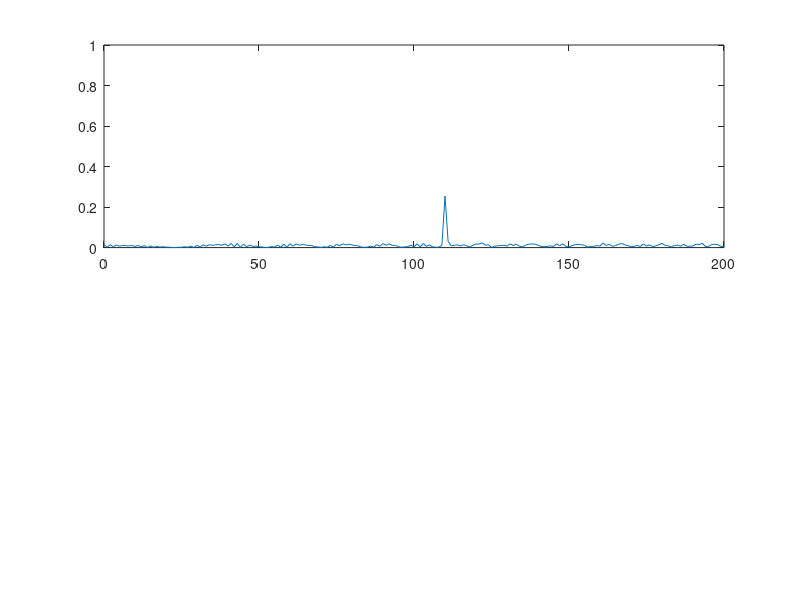
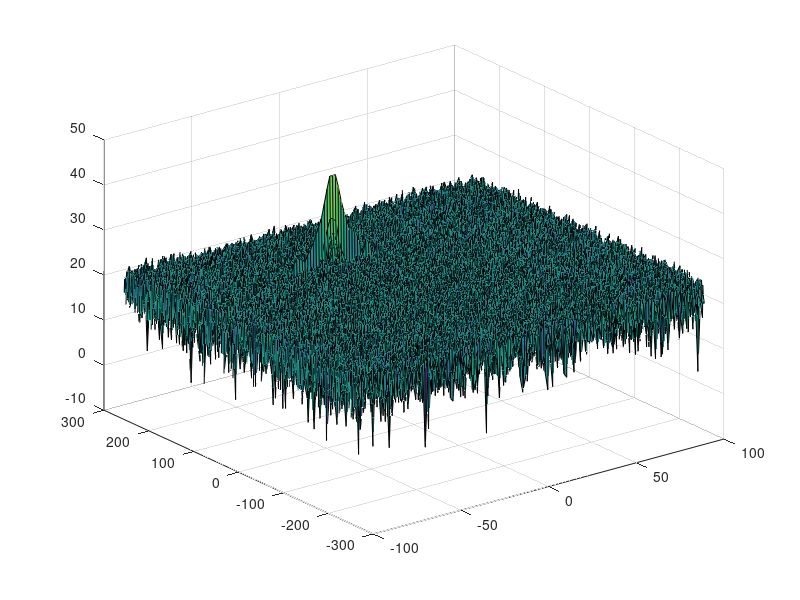

MATLAB code to generate these figures, in order: (Note: this script raises an error after producing the figures.)
clear all
clc;

%% Radar Specifications 
%%%%%%%%%%%%%%%%%%%%%%%%%%%
% Frequency of operation = 77GHz
% Max Range = 200m
% Range Resolution = 1 m
% Max Velocity = 70 m/s
%%%%%%%%%%%%%%%%%%%%%%%%%%%

%speed of light = 3e8
%% User Defined Range and Velocity of target
% *%TODO* :
% define the target's initial position and velocity. Note : Velocity
% remains contant
x_i=110; 
v_i=-20; 
 


%% FMCW Waveform Generation

% *%TODO* :
%Design the FMCW waveform by giving the specs of each of its parameters.
% Calculate the Bandwidth (B), Chirp Time (Tchirp) and Slope (slope) of the FMCW
% chirp using the requirements above.
c=3e8;
Max_Range = 200;
Range_Resolution = 1 ;
Max_Velocity = 70;

B=c/(2*Range_Resolution);
Tchirp=5.5*2*Max_Range/c;
slope=B/Tchirp;


%Operating carrier frequency of Radar 
fc= 77e9;             %carrier freq

                                                          
%The number of chirps in one sequence. Its ideal to have 2^ value for the ease of running the FFT
%for Doppler Estimation. 
Nd=128;                   % #of doppler cells OR #of sent periods % number of chirps

%The number of samples on each chirp. 
Nr=1024;                  %for length of time OR # of range cells

% Timestamp for running the displacement scenario for every sample on each
% chirp
t=linspace(0,Nd*Tchirp,Nr*Nd); %total time for samples


%Creating the vectors for Tx, Rx and Mix based on the total samples input.
Tx=zeros(1,length(t)); %transmitted signal
Rx=zeros(1,length(t)); %received signal
Mix = zeros(1,length(t)); %beat signal

%Similar vectors for range_covered and time delay.
r_t=zeros(1,length(t));
td=zeros(1,length(t));


%% Signal generation and Moving Target simulation
% Running the radar scenario over the time. 

for i=1:length(t)         
    
    
    % *%TODO* :
    %For each time stamp update the Range of the Target for constant velocity. 
    r_t(i)=x_i +v_i*t(i);
    td(i)=2*r_t(i)/c;
    % *%TODO* :
    %For each time sample we need update the transmitted and
    %received signal. 
    Tx(i) = cos(2*pi*(fc*t(i)+slope*t(i)*t(i)/2) );
    Rx (i)  = cos(2*pi*(fc*(t(i)-td(i))+slope*0.5*(t(i)-td(i))*(t(i)-td(i))) );
    
    % *%TODO* :
    %Now by mixing the Transmit and Receive generate the beat signal
    %This is done by element wise matrix multiplication of Transmit and
    %Receiver Signal
    Mix(i) = Tx(i)*Rx(i);
    
end

%% RANGE MEASUREMENT


 % *%TODO* :
%reshape the vector into Nr*Nd array. Nr and Nd here would also define the size of
%Range and Doppler FFT respectively.
beat_signal=reshape(Mix,[Nr,Nd]);

 % *%TODO* :
%run the FFT on the beat signal along the range bins dimension (Nr) and
%normalize.
beat_signal_Nr=fft(beat_signal(:,1),Nr);
beat_signal_Nr=abs(beat_signal_Nr/Nr);

 % *%TODO* :
% Take the absolute value of FFT output

 % *%TODO* :
% Output of FFT is double sided signal, but we are interested in only one side of the spectrum.
% Hence we throw out half of the samples.
beat_signal_Nr=beat_signal_Nr(1:Nr/2 +1);


%plotting the range
figure ('Name','Range from First FFT')
subplot(2,1,1)
range=[0:512]';
plot(range,beat_signal_Nr);
 % *%TODO* :
 % plot FFT output 

 
axis ([0 200 0 1]);



%% RANGE DOPPLER RESPONSE
% The 2D FFT implementation is already provided here. This will run a 2DFFT
% on the mixed signal (beat signal) output and generate a range doppler
% map.You will implement CFAR on the generated RDM


% Range Doppler Map Generation.

% The output of the 2D FFT is an image that has reponse in the range and
% doppler FFT bins. So, it is important to convert the axis from bin sizes
% to range and doppler based on their Max values.

Mix=reshape(Mix,[Nr,Nd]);

% 2D FFT using the FFT size for both dimensions.
sig_fft2 = fft2(Mix,Nr,Nd);

% Taking just one side of signal from Range dimension.
sig_fft2 = sig_fft2(1:Nr/2,1:Nd);
sig_fft2 = fftshift (sig_fft2);
RDM = abs(sig_fft2);
RDM = 10*log10(RDM) ;

%use the surf function to plot the output of 2DFFT and to show axis in both
%dimensions
doppler_axis = linspace(-100,100,Nd);
range_axis = linspace(-200,200,Nr/2)*((Nr/2)/400);
figure,surf(doppler_axis,range_axis,RDM);

%% CFAR implementation

%Slide Window through the complete Range Doppler Map

% *%TODO* :
%Select the number of Training Cells in both the dimensions.

Tr=4;
Td=3;
% *%TODO* :
%Select the number of Guard Cells in both dimensions around the Cell under 
%test (CUT) for accurate estimation
Gr=2;
Gd=2;
% *%TODO* :
% offset the threshold by SNR value in dB
offset =50;
% *%TODO* :
%Create a vector to store noise_level for each iteration on training cells
noise_level = zeros(1,1);

[M,N]=size(RDM);
Total_grid= (2*Gr+2*Tr+1)*(2*Gd+2*Td+1);
Total_guard=(2*Gr+1)*(2*Gd+1);
Total_training_cell=Total_grid-Total_guard;
% *%TODO* :
%design a loop such that it slides the CUT across range doppler map by
%giving margins at the edges for Training and Guard Cells.
%For every iteration sum the signal level within all the training
%cells. To sum convert the value from logarithmic to linear using db2pow
%function. Average the summed values for all of the training
%cells used. After averaging convert it back to logarithimic using pow2db.
%Further add the offset to it to determine the threshold. Next, compare the
%signal under CUT with this threshold. If the CUT level > threshold assign
%it a value of 1, else equate it to 0.

% Use RDM[x,y] as the matrix from the output of 2D FFT for implementing
   % CFAR
%+1 for the target cell
RDM=db2pow(RDM);
for i=Gr+Tr+1:M-Gr-Tr
    for j=Gd+Td+1:N-Gd-Td
       noise_level=sum(RDM(i-(Gr+Tr):i+(Gr+Tr),j-(Gd+Td):j+(Gd+Td)),'all');
       noise_level=noise_level/Total_training_cell;
       noise_level=pow2db(noise_level);
       threshold=(noise_level)*offset;
  
       if RDM(i,j) > threshold
           RDM(i,j)=1;
       else
           RDM(i,j)=0;
       end
       
    end
end

   





% *%TODO* :
% The process above will generate a thresholded block, which is smaller 
%than the Range Doppler Map as the CUT cannot be located at the edges of
%matrix. Hence,few cells will not be thresholded. To keep the map size same
% set those values to 0. 
 
% %TOP
% for i=1:Gr+Tr
%    for j=1:N
%       RDM(i,j)=0; 
%    end
% end
% %LEFT
% for i=1:M
%    for j=1:Gd+Td
%       RDM(i,j)=0; 
%    end
% end
% %DOWN
% for i=M-Gr-Tr:M
%    for j=1:N
%       RDM(i,j)=0; 
%    end
% end
% %RIGHT
% for i=1:M
%    for j=N-Gd-Td:N
%       RDM(i,j)=0; 
%    end
% end

RDM(RDM~=0 & RDM~=1) = 0;






% *%TODO* :
%display the CFAR output using the Surf function like we did for Range
%Doppler Response output.
figure,surf(doppler_axis,range_axis,RDM);
colorbar;

 
 